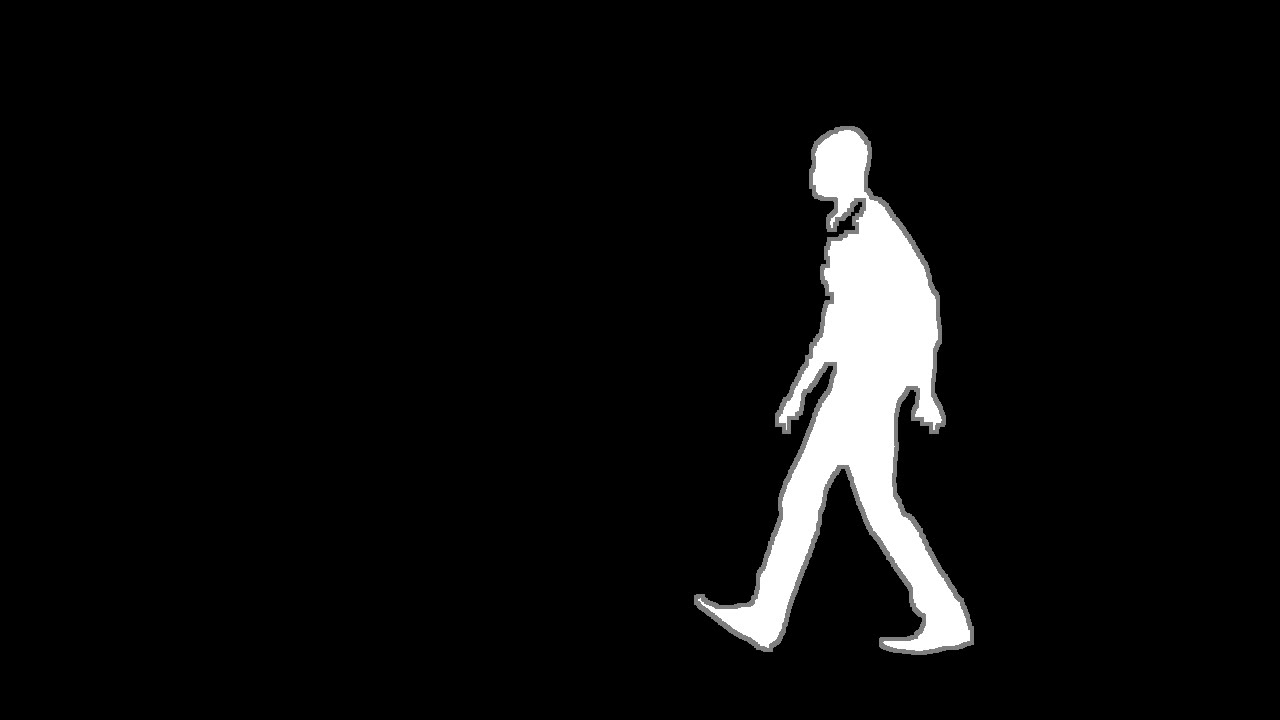
#> input picture frame 8 of Output/binary.avi, 1280 x 720 px, given in place of input.avi, which was not available
$ python trimap.py   (older library calls are emulated)
#> lines starting #> are read from the running program, lines starting #| are printed output that depends on the picture; after the words box and inside, x2 and y2 are one past the last pixel; in counts of white or black regions, pixels touching at a corner belong together; pictures that were not available may be replaced by others from this repository, and a replacement may not be noted
### CODE/utilities.py
import cv2
import os
import sys

# this is a comment

# [77 lines left out: functions save_video_frames, play_video, write_video, create_video_from_image_folder, not called in this run]


# Print iterations progress
def printProgressBar (iteration, total, prefix = '', suffix = '', decimals = 1, length = 100, fill = '|'):
    """
    Call in a loop to create terminal progress bar
    @params:
        iteration   - Required  : current iteration (Int)
        total       - Required  : total iterations (Int)
        prefix      - Optional  : prefix string (Str)
        suffix      - Optional  : suffix string (Str)
        decimals    - Optional  : positive number of decimals in percent complete (Int)
        length      - Optional  : character length of bar (Int)
        fill        - Optional  : bar fill character (Str)
    """
    percent = ("{0:." + str(decimals) + "f}").format(100 * (iteration / float(total)))
    filledLength = int(length * iteration // total)
    bar = fill * filledLength + '-' * (length - filledLength)
    print('%s |%s| %s%% %s' % (prefix, bar, percent, suffix), end = '\n')
    sys.stdout.flush()
    # Print New Line on Complete
    if iteration == total:
        print()

### CODE/trimap.py
import cv2
import numpy as np
import matplotlib.pyplot as plt
import os
from utilities import create_video_from_image_folder, printProgressBar

frames_folder = "trimap_frames"


def trimap(video_input):
#> called with video_input = 'input.avi'
    cap = cv2.VideoCapture(video_input)
    total_frames = int(cap.get(cv2.CAP_PROP_FRAME_COUNT))

    output_file = "binary.avi"
    frame_num = 0
    if not os.path.exists(frames_folder):
        os.makedirs(frames_folder)

    while cap.isOpened(): # play the video by reading frame by frame
        ret, frame = cap.read()
#> frame is the input picture: shape (720, 1280, 3); min 0, max 255, mean 13.1

        printProgressBar(frame_num, total_frames)

        if (ret == True):
            frame1=frame
            image = cv2.cvtColor(frame, cv2.COLOR_BGR2GRAY)
            ret, thresh = cv2.threshold(image, 145, 255, cv2.THRESH_BINARY_INV)
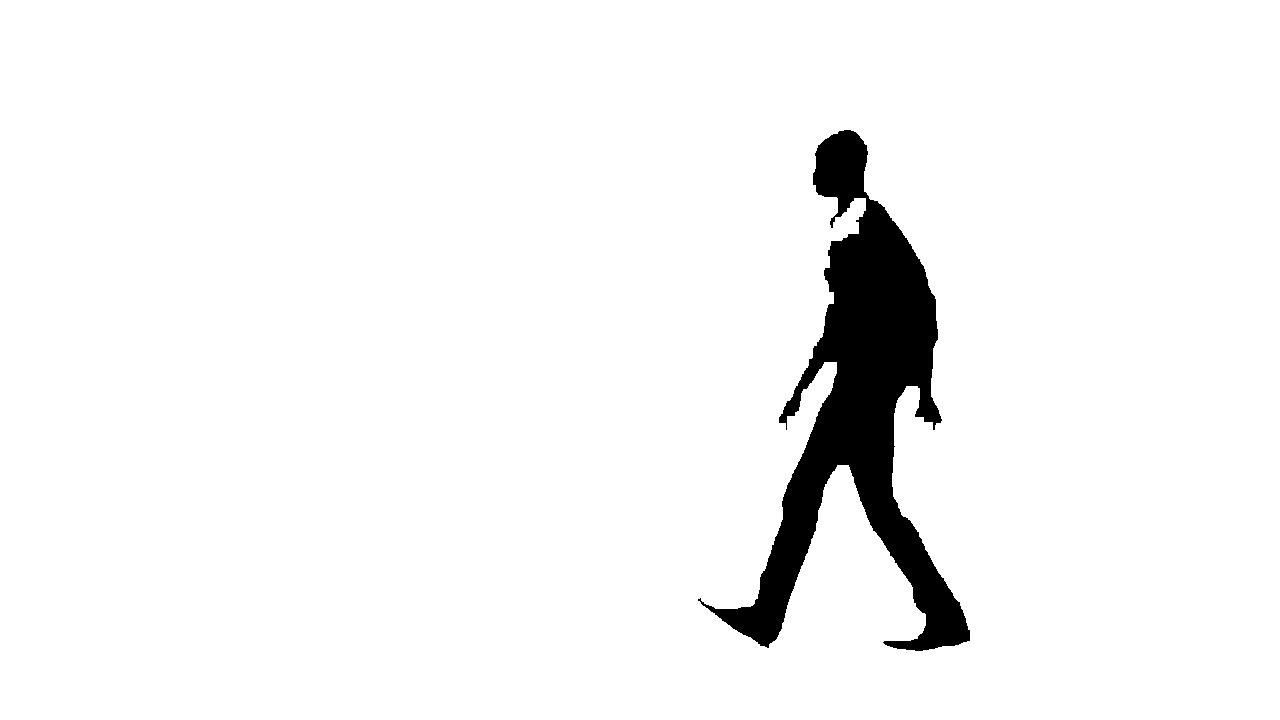
#> thresh: shape (720, 1280); 95.4% white; 1 black region, box (x1, y1, x2, y2) and area: (698, 130, 970, 651) 41963
            kernel1 = np.ones((12,12), np.uint8)
            erosion = cv2.erode(thresh, kernel1, iterations=1)
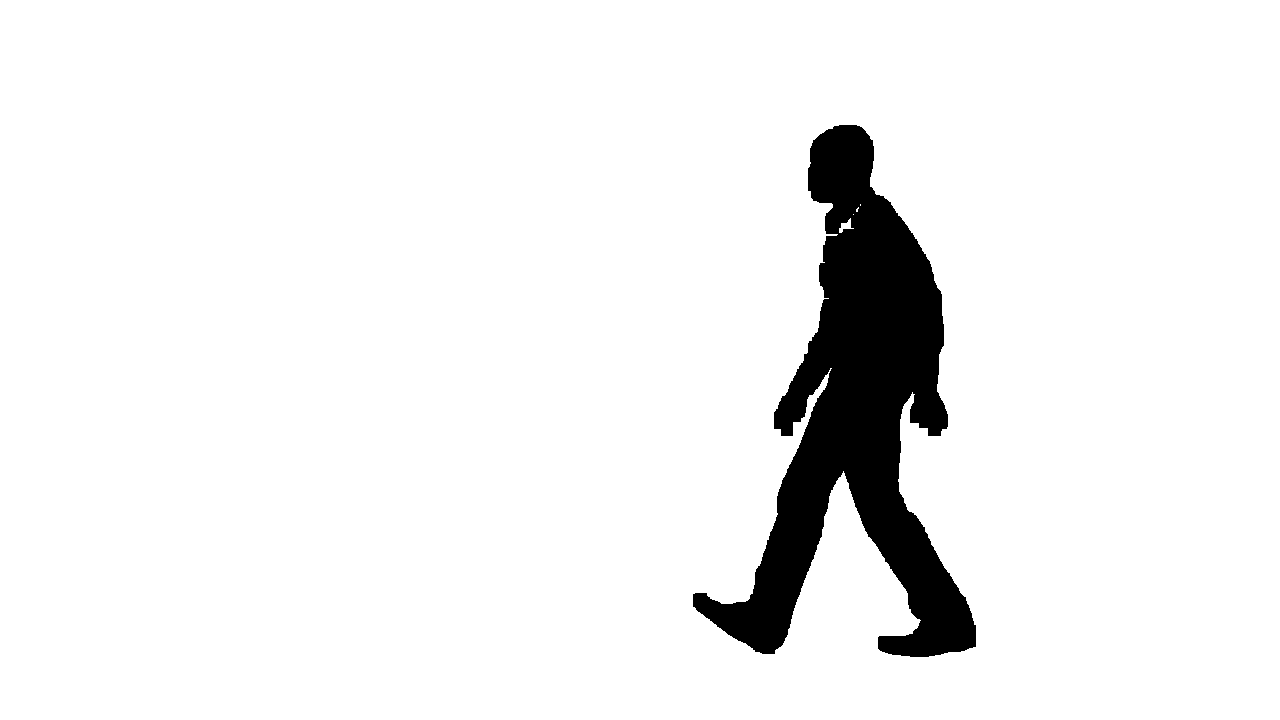
#> erosion: shape (720, 1280); 93.8% white; 1 black region, box (x1, y1, x2, y2) and area: (693, 125, 976, 657) 57197
            # cv2.imshow("AfterErosion", erosion)

            kernel2 = np.ones((3,3), np.uint8)
            dilation = cv2.dilate(erosion, kernel2, iterations=2)
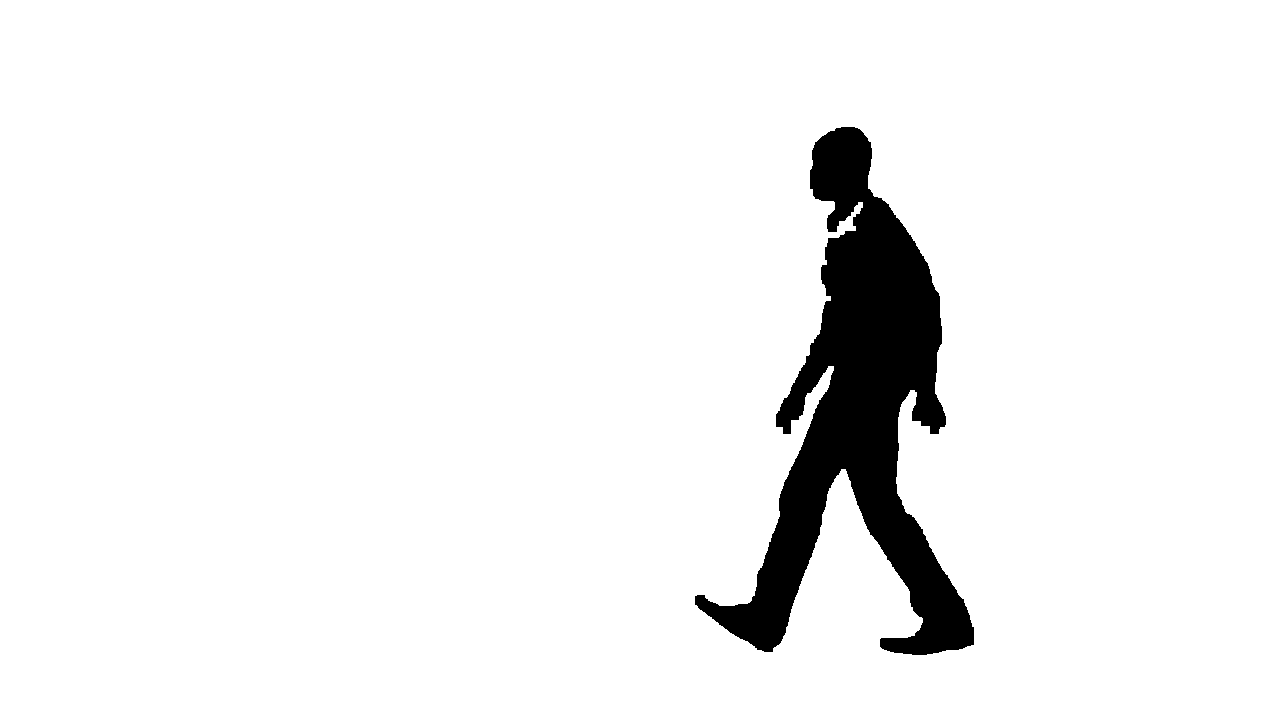
#> dilation: shape (720, 1280); 94.4% white; 1 black region
            # cv2.imshow("AfterDilation", dilation)

            image, contours, hierarchy = cv2.findContours(dilation, cv2.RETR_EXTERNAL, cv2.CHAIN_APPROX_NONE)
#> contours = 1 contour; box (x1, y1, x2, y2) and area: (0, 0, 1280, 720) 919601
            # plt.imshow(image)
            # plt.show()

            #sort contours
            sorted_ctrs = sorted(contours, key=lambda ctr: cv2.boundingRect(ctr)[1])
#> sorted_ctrs has the same summary as contours

            mask = np.zeros_like(frame1)  # Create mask where white is what we want, black otherwise
            cv2.drawContours(mask, sorted_ctrs, 0, (255, 255, 255), -1)  # Draw filled contour in mask
#> mask: shape (720, 1280, 3); every value is 255
            out = np.zeros_like(frame1)  # Extract out the object and place into output image
            out[mask == 255] = [255]

            image1 = cv2.cvtColor(out, cv2.COLOR_BGR2GRAY)

            # noise removal
            kernel = np.ones((5, 5), np.uint8)
            opening = cv2.morphologyEx(image1, cv2.MORPH_OPEN, kernel, iterations=1)

            # sure background area
            sure_bg = cv2.dilate(opening, kernel, iterations=1)

            # Finding sure foreground area
            sure_fg = cv2.erode(opening, kernel, iterations=1)
            # cv2.imshow("foreground", sure_fg)

            # Finding unknown region
            sure_fg = np.uint8(sure_fg)
            unknown = cv2.subtract(sure_bg, sure_fg)
            ret, thresh = cv2.threshold(unknown, 240, 255, cv2.THRESH_BINARY)

            unknown[thresh == 255] = 127
            #cv2.imshow("unknown", unknown)

            final_mask = sure_fg + unknown
            # cv2.imshow("final_mask", final_mask)
#> (the run stopped early here; a loop or call above may not have finished)

$ run again, starting later in the video
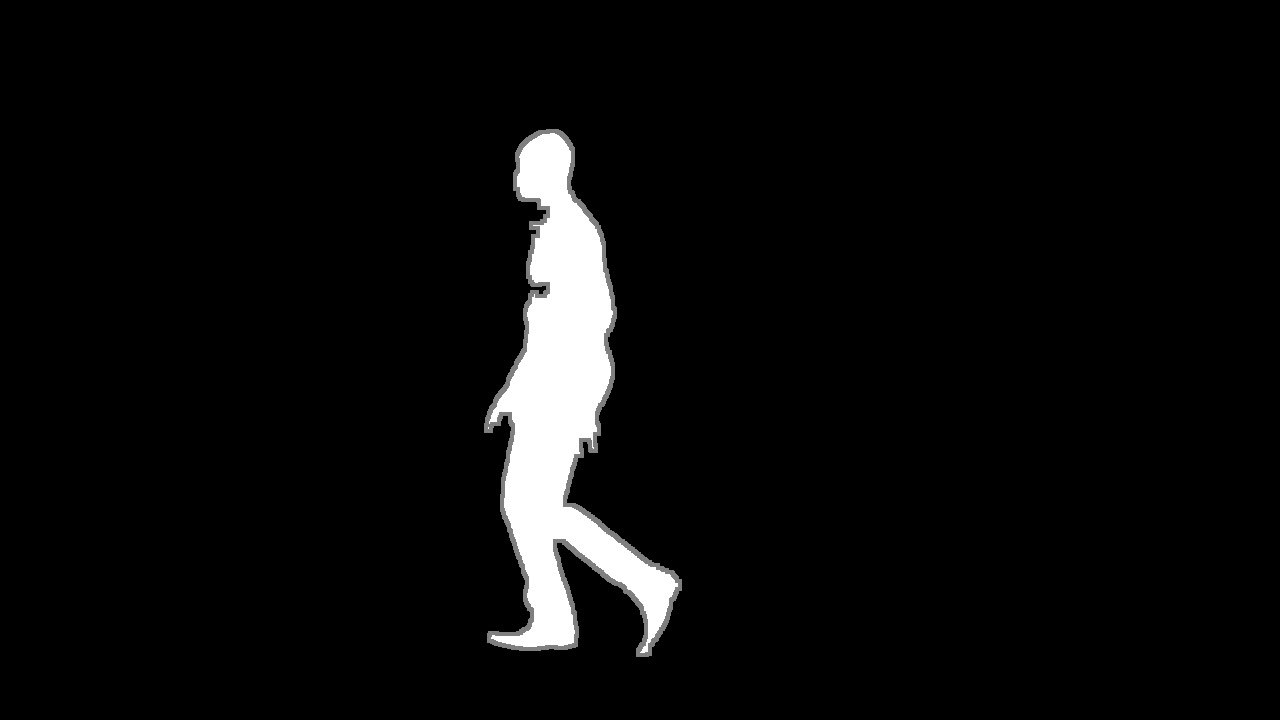
#> input picture frame 37 of Output/binary.avi, 1280 x 720 px, given in place of input.avi, which was not available
#> in trimap, frame is the input picture: shape (720, 1280, 3); min 0, max 255, mean 11.2
#> in trimap, `ret, thresh = cv2.threshold(image, 145, 255, cv2.THRESH_BINARY_INV)`:
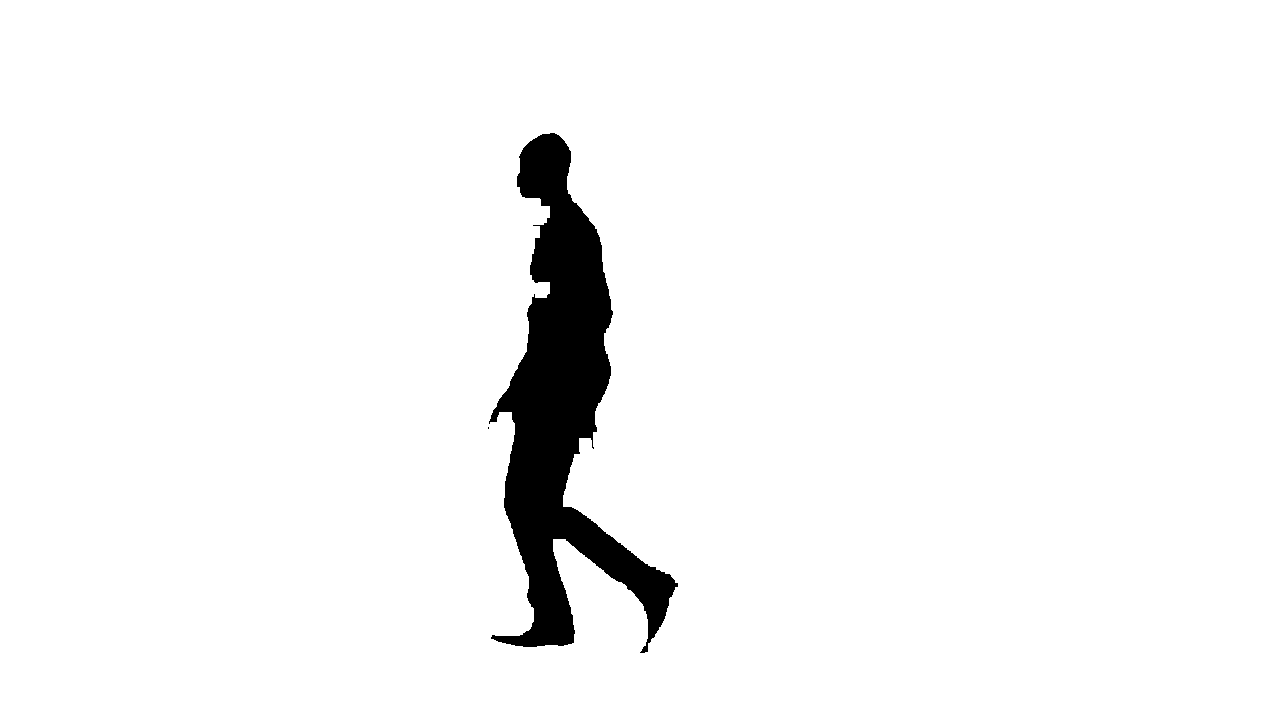
#> thresh: shape (720, 1280); 96.1% white; 2 black regions (1 under 20 px), largest, box (x1, y1, x2, y2) and area: (489, 133, 678, 653) 36064
#> erosion: shape (720, 1280); 94.8% white; 1 black region, box (x1, y1, x2, y2) and area: (483, 128, 684, 659) 47924
#> in trimap, `dilation = cv2.dilate(erosion, kernel2, iterations=2)`:
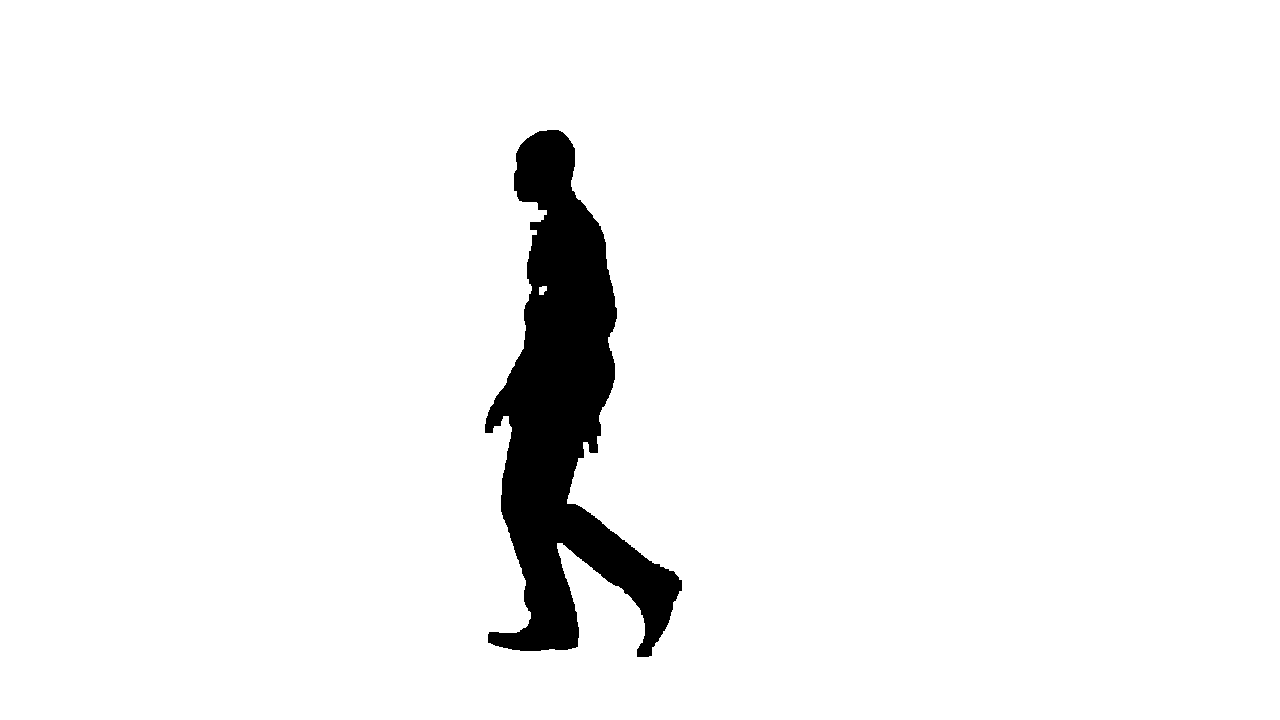
#> dilation: shape (720, 1280); 95.3% white; 1 black region
#> contours = 1 contour; box (x1, y1, x2, y2) and area: (0, 0, 1280, 720) 919601
#> sorted_ctrs has the same summary as contours
#> mask: shape (720, 1280, 3); every value is 255
